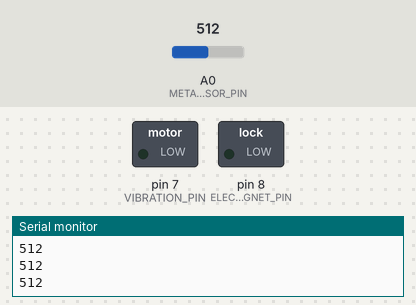
Bench run of a sketch on a simulated Arduino Uno, built with avr-gcc and run on an emulated ATmega328P. On the bench: switched loads named in the sketch (green lamp = pin HIGH), the last lines printed to the serial monitor. Dashed ring = blinking. The test bench sets the inputs (shaded band); at power-on: A0 (METAL_SENSOR_PIN) = 512.

Above: at 1.2 s.
1.3 s: A0 (METAL_SENSOR_PIN) set to 591
2.8 s: A0 (METAL_SENSOR_PIN) set to 611
At 3.2 s:
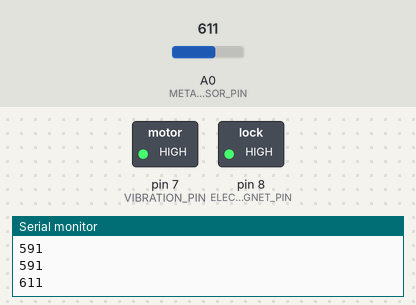
5.8 s: A0 (METAL_SENSOR_PIN) set to 590
At 6.4 s:
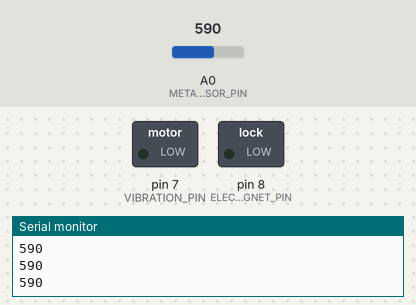
7.3 s: A0 (METAL_SENSOR_PIN) set to 610
At 7.7 s:
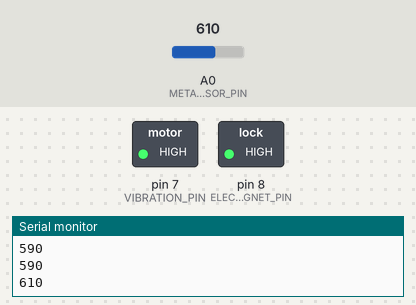
Timing chart, 0 to 11.3 s (numbered marks = the images above; inputs shaded):
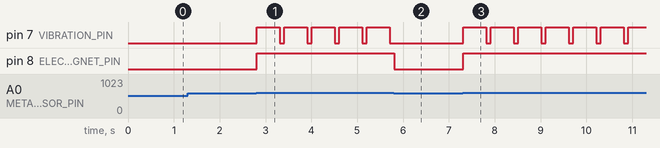

Measured:
- the behaviour switches between 600 and 601 on A0 (METAL_SENSOR_PIN) (found by bisection; images 0 and 1)
- after the input at 2.8 s, pin 7 (VIBRATION_PIN): alternates HIGH for 0.50 s and LOW for 0.10 s, starting at once; pin 8 (ELECTROMAGNET_PIN): LOW → HIGH at once
- after the input at 5.8 s, pin 7 (VIBRATION_PIN): stops changing and stays LOW; pin 8 (ELECTROMAGNET_PIN): HIGH → LOW at once
- after the input at 7.3 s, pin 7 (VIBRATION_PIN): alternates HIGH for 0.50 s and LOW for 0.10 s, starting at once; pin 8 (ELECTROMAGNET_PIN): LOW → HIGH at once

The sketch:

Metal_detection.ino
```cpp
#define METAL_SENSOR_PIN A0
#define VIBRATION_PIN 7
#define ELECTROMAGNET_PIN 8

void setup() {
  Serial.begin(9600);

  pinMode(VIBRATION_PIN, OUTPUT);
  pinMode(ELECTROMAGNET_PIN, OUTPUT);

  digitalWrite(VIBRATION_PIN, LOW);
  digitalWrite(ELECTROMAGNET_PIN, LOW);
}

void loop() {
  int sensorValue = analogRead(METAL_SENSOR_PIN);
  Serial.println(sensorValue);

  if (sensorValue > 600) {
    digitalWrite(VIBRATION_PIN, HIGH);
    digitalWrite(ELECTROMAGNET_PIN, HIGH);

    delay(500);
    digitalWrite(VIBRATION_PIN, LOW);
  } else {
    digitalWrite(ELECTROMAGNET_PIN, LOW);
  }

  delay(100);
}
```
